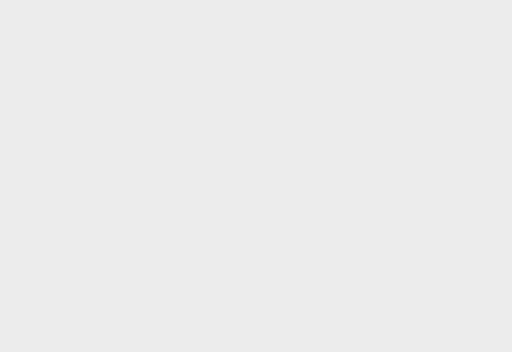
View 1 (above)

18 first-person views from a walk through a scene from a Unity 3-D project. The camera is 1.2 m above the floor, tilts 6° down and sees 80° across. The floor is counted in squares, 1 m on a side. Each view is taken from the middle of a square. On the plan, view 1 faces up. The plan holds only what a view shows up to about 13 squares ahead; the rest is blank. The place goes on beyond the plan. The player is left out. Surface patterns are stand-ins for the level's own textures.

View 2
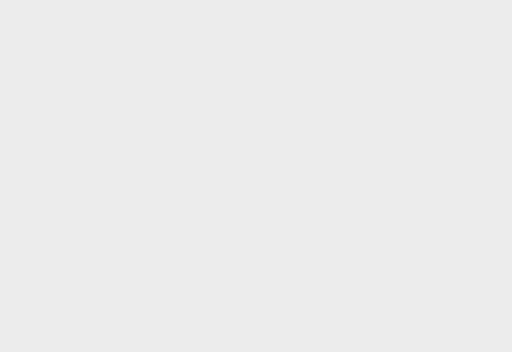

View 3
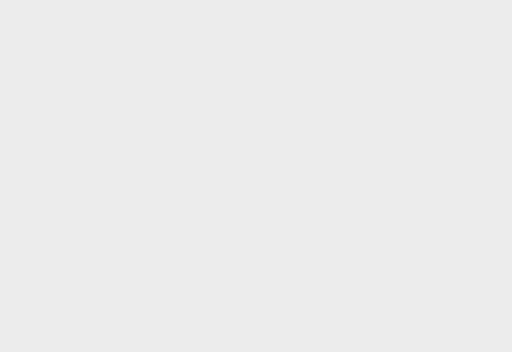

View 4
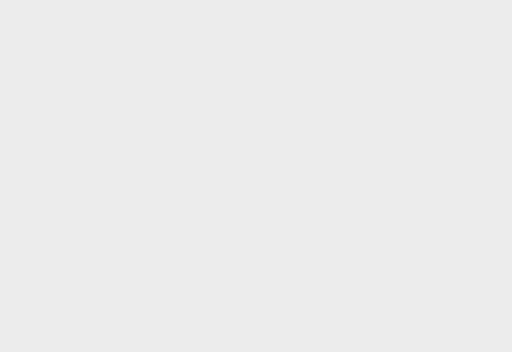

View 5
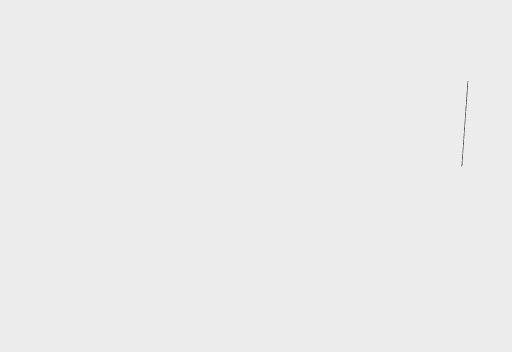

View 6
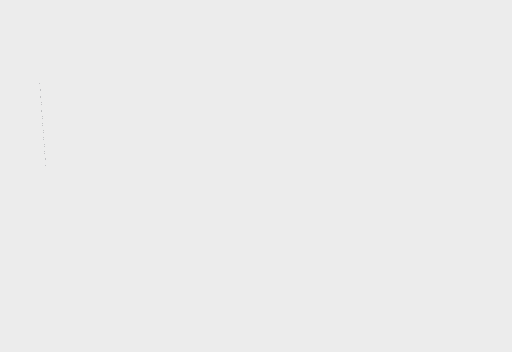

View 7
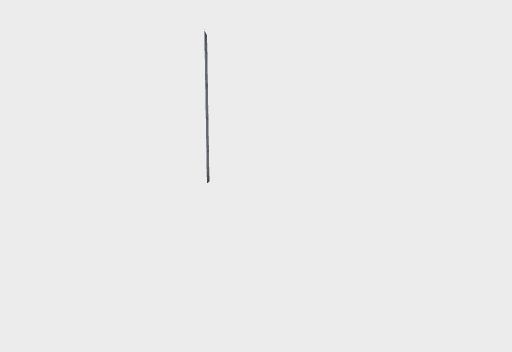

View 8
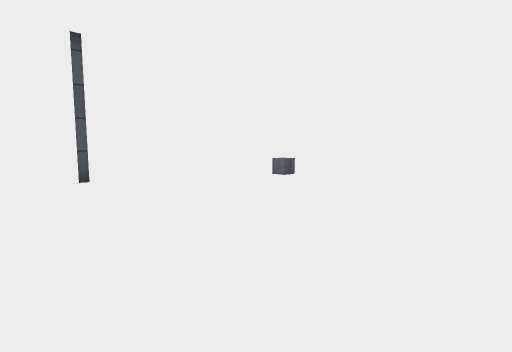

View 9
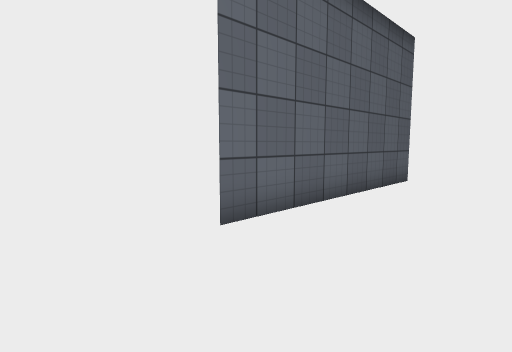

View 10
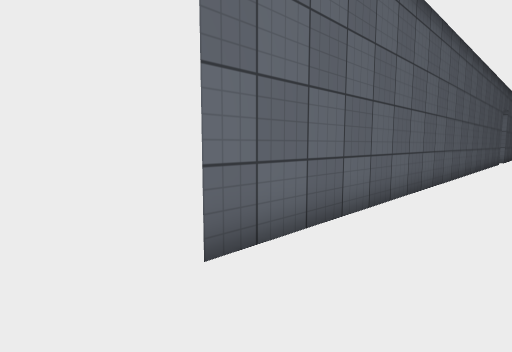

View 11
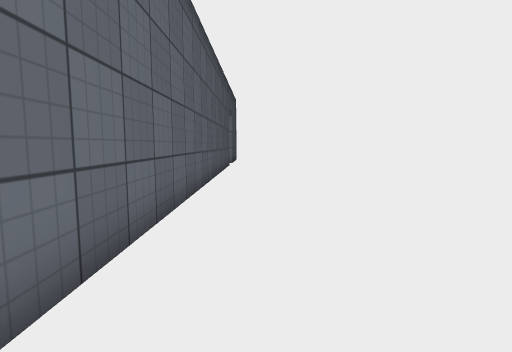

View 12
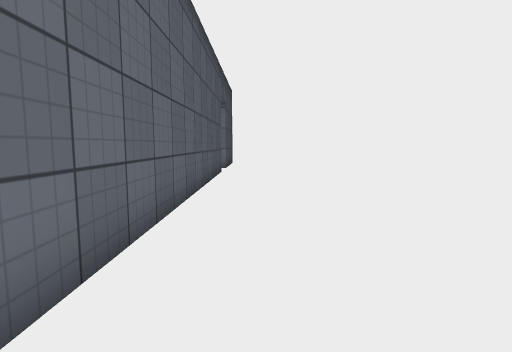

View 13
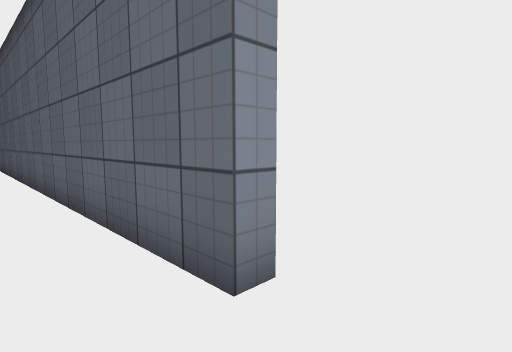

View 14
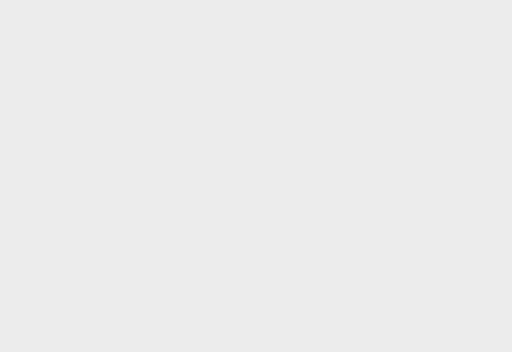

View 15
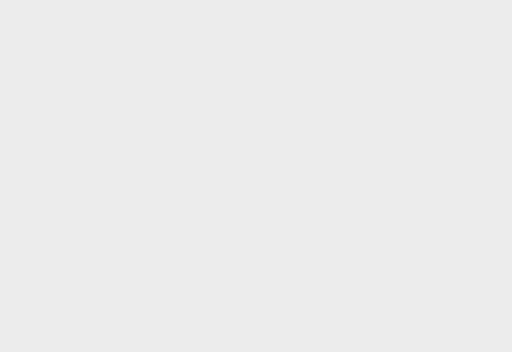

View 16
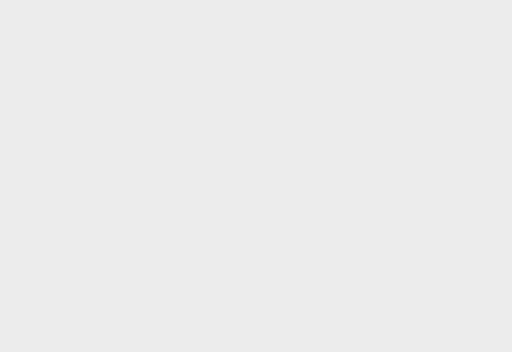

View 17
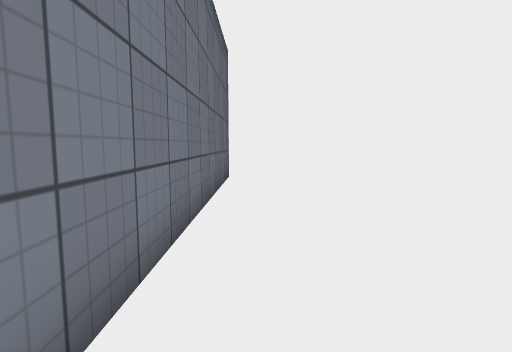

View 18
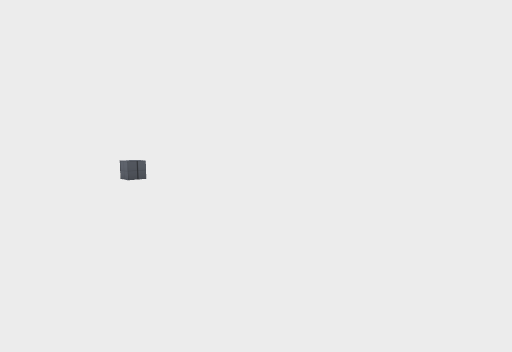

### Floor plan
Points are (right, up) in squares from view 1. A wall is a line through its corners. A room is listed if a view was taken in it or the views show most of it. See-through windows are left out.
Room 1 (views 1, 2, 3, 4, 5, 6, 7, 8, 9, 10, 11, 12, 13, 14)
walls: (-11.1, 15.5) (-11.7, 15.5) (-11.7, 19.8); (1.4, 3.5) (0.8, 3.5) (0.8, 6.1) (-4.5, 9.3) (-11.7, 9.3) (-11.7, 13.5); (-6.6, 19.7) (8.8, 19.7); (0.8, -0.9) (0.8, 1.5); (-14.5, 19.8) (-14.5, 9.3) (-15.1, 9.3); (-15.1, -4.3) (-14.5, -4.3) (-14.5, -6.4); (-14.5, 23) (-14.5, 22.5) (-15, 22.5); (-11.7, -8.6) (-11.7, -4.3) (-4.5, -4.3) (0.1, -1.4); (-11.7, -13.2) (-11.7, -10.5) (-11.2, -10.5); (9.3, 23.1) (9.3, 22.5) (-11.7, 22.5) (-11.7, 32.5) (-12.9, 32.5)
ways out: opening at (10.5, 23) to room 2; opening at (-11, 14.5) to room 3; opening at (-11, -9.5); opening at (1, 2.5)
Room 2 (views 15, 16, 17)
walls: (10.1, 32.5) (-11.2, 32.5) (-11.2, 23) (-1, 23)
ways out: opening at (10.5, 23) to room 1
Room 3 (view 18)
walls: (-5, 10.4) (-5, 19.2) (-10.1, 19.2)
low walls: (-6.2, 18) (-6.7, 18) (-6.7, 18.5)
ways out: opening at (-11, 14.5) to room 1

Positions as (right, up) in squares from view 1, and headings:
1: (0, 0), facing up
2: (0, 0), facing up-left
3: (1, 3), facing left
4: (-2, 3), facing left
5: (-15, 2), facing down-right
6: (-15, 2), facing up-right
7: (-13, 10), facing up
8: (-14, 12), facing up-right
9: (-14, 19), facing up-right
10: (-13, 20), facing up-right
11: (-8, 21), facing right
12: (-4, 21), facing right
13: (11, 21), facing up-left
14: (10, 23), facing up-left
15: (5, 24), facing up-left
16: (0, 24), facing up-left
17: (0, 24), facing left
18: (-10, 10), facing up-right
